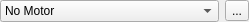
<?xml version="1.0" encoding="UTF-8"?>
<ui version="4.0">
 <class>MotorSelector</class>
 <widget class="QWidget" name="MotorSelector">
  <property name="geometry">
   <rect>
    <x>0</x>
    <y>0</y>
    <width>249</width>
    <height>20</height>
   </rect>
  </property>
  <property name="windowTitle">
   <string>Form</string>
  </property>
  <layout class="QHBoxLayout" name="horizontalLayout">
   <property name="leftMargin">
    <number>0</number>
   </property>
   <property name="topMargin">
    <number>0</number>
   </property>
   <property name="rightMargin">
    <number>0</number>
   </property>
   <property name="bottomMargin">
    <number>0</number>
   </property>
   <item>
    <widget class="QComboBox" name="comboBox">
     <item>
      <property name="text">
       <string>No Motor</string>
      </property>
     </item>
     <item>
      <property name="text">
       <string>hkpPositionConstraintMotor</string>
      </property>
     </item>
     <item>
      <property name="text">
       <string>hkpSpringDamperConstraintMotor</string>
      </property>
     </item>
     <item>
      <property name="text">
       <string>hkpVelocityConstraintMotor</string>
      </property>
     </item>
    </widget>
   </item>
   <item>
    <widget class="QToolButton" name="toolButton">
     <property name="text">
      <string>...</string>
     </property>
     <property name="popupMode">
      <enum>QToolButton::InstantPopup</enum>
     </property>
    </widget>
   </item>
  </layout>
 </widget>
 <resources/>
 <connections/>
</ui>
